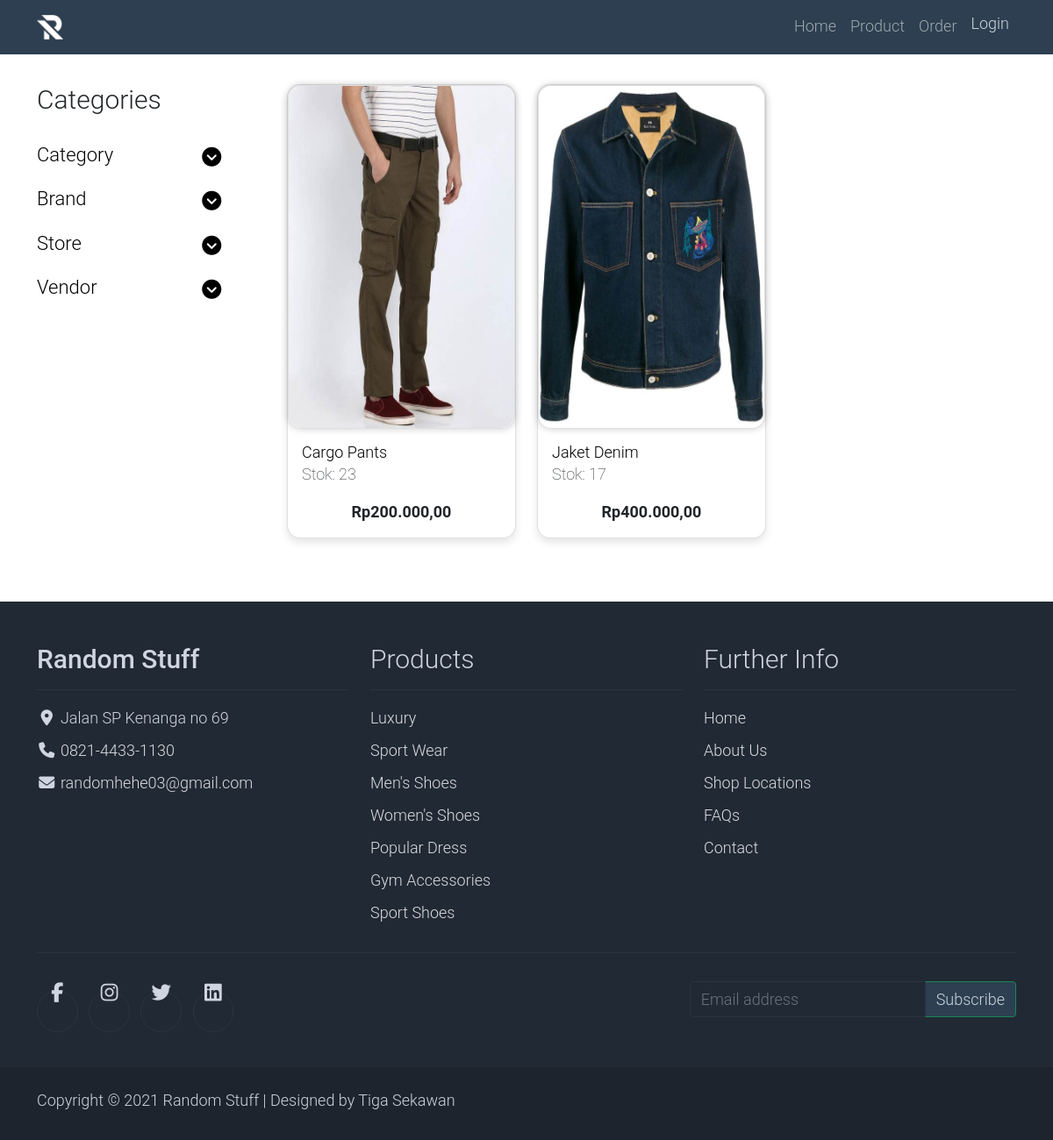
The page /brand.php?id=3 on the database its author committed.
### tables this page shows
CREATE TABLE `inventaris` (
  `id_inventaris` int(11) NOT NULL,
  `id_prod` int(11) NOT NULL,
  `id_vendor` int(11) NOT NULL,
  `id_store` int(11) NOT NULL,
  `stok` int(11) NOT NULL,
  `harga` float NOT NULL,
  `tgl_invent` date NOT NULL
);

CREATE TABLE `produk` (
  `id_prod` int(11) NOT NULL,
  `nama_prod` varchar(100) NOT NULL,
  `deskripsi` varchar(225) NOT NULL,
  `kode_prod` varchar(30) NOT NULL,
  `foto_prod` varchar(225) NOT NULL,
  `id_kategori` int(11) NOT NULL,
  `id_brand` int(11) NOT NULL,
  `id_admin` int(11) NOT NULL,
  `tgl_prod` date NOT NULL,
  `size` varchar(10) NOT NULL
);

### models/Inventaris.php (called while the page is built, shortened)
<?php
require_once $BASE_URL . "/libraries/Model.php";
    class Inventaris extends Model{
        public function withAll(){
            $sql = "SELECT inventaris.*, produk.*, vendor.nama_vendor, store.nama_store, store.alamat_store, brand.*, kategori.* FROM inventaris
            JOIN produk ON produk.id_prod = inventaris.id_prod
            JOIN vendor ON vendor.id_vendor = inventaris.id_vendor
            JOIN store ON store.id_store = inventaris.id_store
            JOIN brand ON brand.id_brand = produk.id_brand
            JOIN kategori ON kategori.id_kategori = produk.id_kategori";
            $query = $this->conn->query($sql);
            $rows = $query->fetchAll();
            return $rows;
        }
    }
    $inventaris = new Inventaris();
?>

### libraries/Database.php (called while the page is built, shortened)
<?php
    class Database{
        private $DB_HOST = 'localhost';
        private $DB_USER = 'root';
        private $DB_PASS = '';
        private $DB_NAME = 'random_stuff';
        public function __construct(){
            $this->conn = new PDO("mysql:host=" . $this->DB_HOST .";dbname=" . $this->DB_NAME, $this->DB_USER, $this->DB_PASS);
        }
    }
?>

### models/Brand.php (called while the page is built, shortened)
<?php
require_once $BASE_URL . "/libraries/Model.php";
    $brand = new Brand();
?>

### libraries/Model.php (called while the page is built, shortened)
<?php
require_once "Database.php";
    class Model extends Database{
        public function all(){
            $sql = "SELECT * FROM " . $this->table;
            $query = $this->conn->query($sql);
            $rows = $query->fetchAll();
            return $rows;
        }
        public function where($column, $value){
            $sql = "SELECT * FROM " . $this->table . " WHERE $column = '$value'" ;
            $query = $this->conn->query($sql);
            if($query->rowCount() == 1){
                return $query->fetch();
            }
            else{
                return [];
            }
        }
    }
?>

### brand.php (the view, shortened to what this page needs)
<?php
require_once "autoload.php";
require_once $BASE_URL . "/models/Inventaris.php";
require_once $BASE_URL . "/models/Kategori.php";
require_once $BASE_URL . "/models/Brand.php";
require_once $BASE_URL . "/models/Store.php";
require_once $BASE_URL . "/models/Vendor.php";
if(is_numeric($_GET['id'])){
    $id = $_GET['id'];
    $dataKat = $brand->where('id_brand',$id);
}
else{
    header('location: index.php');
}
?>
<html lang="en">
    <head>
        <link rel="stylesheet" href="bootstrap/css2/bootstrap.css">
        <link rel="stylesheet" href="bootstrap/css2/bootstrap-grid.css">
        <link rel="stylesheet" href="bootstrap/css2/bootstrap.min.css">
        <link rel="stylesheet" href="bootstrap/css2/templatemo.css">
        <link rel="stylesheet" href="bootstrap/css2/custom.css">
        <link rel="stylesheet" href="bootstrap/css2/fontawesome.min.css">
    </head>
    <body>
        <div class="wrapper">
        <?php include "header.php" ?>
           <div class="container py-5 mt-5">
             <div class="row">
              <div class="col-lg-3">
                <h1 class="h2 pb-4">Categories</h1>
                <ul class="list-unstyled templatemo-accordion">
                    <li class="pb-3">
                        <a class="collapsed d-flex justify-content-between h3 text-decoration-none" href="#">
                            Category
                            <i class="fa fa-fw fa-chevron-circle-down mt-1 me-5"></i>
                        </a>
                    </li>
                    <li class="pb-3">
                        <a class="collapsed d-flex justify-content-between h3 text-decoration-none" href="#">
                            Brand
                            <i class="pull-right fa fa-fw fa-chevron-circle-down mt-1 me-5"></i>
                        </a>
                            <?php
                                foreach($brand->all() as $data){
                            ?>
                            <li><a class="text-decoration-none" href="brand.php?id=<?= $data['id_brand'] ?>"><?= $data['nama_brand'] ?></a></li>
                            <?php
                                }
                            ?>
                    </li>
                    <li class="pb-3">
                        <a class="collapsed d-flex justify-content-between h3 text-decoration-none" href="#">
                            Store
                            <i class="pull-right fa fa-fw fa-chevron-circle-down mt-1 me-5"></i>
                        </a>
                    </li>
                    <li class="pb-3">
                        <a class="collapsed d-flex justify-content-between h3 text-decoration-none" href="#">
                            Vendor
                            <i class="pull-right fa fa-fw fa-chevron-circle-down mt-1 me-5"></i>
                        </a>
                    </li>
                </ul>
              </div>
              <div class="col-lg-9">
                    <div class="row">
                        <?php
                        foreach($inventaris->withAll() as $data){
                            if($data['id_brand'] == $dataKat['id_brand']){
                      ?>
                    <div class="col-md-4">
                        <div class="card mb-4 product-wap rounded-0" style="border-radius: 15px !important;">
                            <div class="card rounded-0" style="border-radius: 15px !important;">
                                <img class="card-img rounded-0 img-fluid-2" style="border-radius: 15px !important;" src="images/<?= $data['foto_prod'] ?>">
                              </div>
                              <div class="card-body">
                                <a href="shop-single.html" class="h3 text-decoration-none"><?= $data['nama_prod'] ?></a>
                                <ul class="w-100 list-unstyled d-flex justify-content-between mb-0">
                                    <li><p class="fw-lighter">Stok: <?= $data['stok'] ?></p></li>
                                </ul>
                                <p class="text-center mb-0 fw-bold">Rp<?= number_format($data['harga'],2,",",".") ?></p>
                            </div>
                        </div>
                    </div>
                    <?php
                    }
                  }
                ?>
              </div>
            </div>
           </div>
        </div>
        <?php include "footer.php" ?>
    </body>
</html>

### rows shown on the page
inventaris: id_prod.foto_prod (picture), id_prod.nama_prod "Cargo Pants", stok "23", harga "200.000,00"
inventaris: id_prod.foto_prod (picture), id_prod.nama_prod "Jaket Denim", stok "17", harga "400.000,00"
